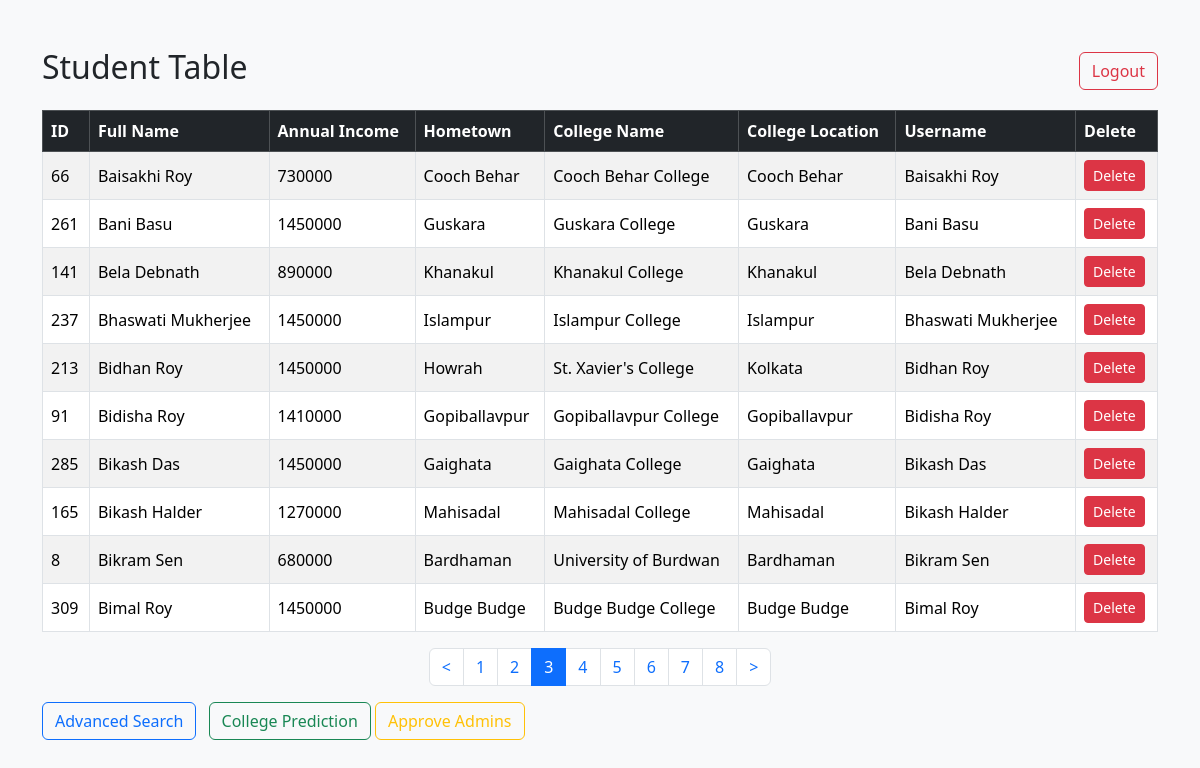
/admin/dashboard?page=3 (signed in), run on the app's committed database.
### tables this page shows
CREATE TABLE profiles (
            user_id INTEGER PRIMARY KEY,
            full_name TEXT,
            annual_income INTEGER,
            hometown TEXT,
            college_name TEXT,
            college_location TEXT,
            FOREIGN KEY(user_id) REFERENCES users(id)
        );

CREATE TABLE users (
            id INTEGER PRIMARY KEY AUTOINCREMENT,
            username TEXT UNIQUE NOT NULL,
            password TEXT NOT NULL,
            role TEXT NOT NULL
        , approved INTEGER DEFAULT 1);

### app.py (the view)
@app.route('/admin/dashboard')
@login_required
def admin_dashboard():
    if getattr(current_user, 'role', None) != 'admin':
        return redirect(url_for('admin_login'))
    page = request.args.get('page', 1, type=int)
    per_page = 10
    conn = sqlite3.connect('database.db')
    c = conn.cursor()
    c.execute("SELECT COUNT(*) FROM profiles")
    total = c.fetchone()[0]
    c.execute('''SELECT profiles.*, users.username
                 FROM profiles JOIN users ON profiles.user_id = users.id
                 LIMIT ? OFFSET ?''', (per_page, (page-1)*per_page))
    students = c.fetchall()
    conn.close()
    total_pages = ceil(total/per_page) if total else 1
    pagination_window = get_pagination_window(page, total_pages, window=8)
    return render_template('admin_dashboard.html',
                           students=students,
                           total_pages=total_pages,
                           current_page=page,
                           pagination_window=pagination_window)

### app.py (called while the page is built)
def get_pagination_window(current_page, total_pages, window=8):
    half = window // 2
    if total_pages <= window:
        return list(range(1, total_pages + 1))
    elif current_page <= half:
        return list(range(1, window + 1))
    elif current_page >= total_pages - half:
        return list(range(total_pages - window + 1, total_pages + 1))
    else:
        return list(range(current_page - half + 1, current_page + half + 1))

@login_manager.user_loader
def user_loader(username):
    conn = sqlite3.connect('database.db')
    c = conn.cursor()
    c.execute("SELECT * FROM users WHERE username = ?", (username,))
    user_data = c.fetchone()
    if not user_data:
        return None
    user = User()
    user.id = username
    user.role = user_data[3]
    return user

### templates/admin_dashboard.html (shortened to what this page needs)
<!DOCTYPE html>
<html>
<head>
  <link href="https://cdn.jsdelivr.net/npm/bootstrap@5.3.2/dist/css/bootstrap.min.css" rel="stylesheet">
</head>
<body class="bg-light">
<div class="container mt-5">
  <div class="d-flex justify-content-between align-items-center mb-3">
    <h2>Student Table</h2>
    <a class="btn btn-outline-danger" href="{{ url_for('logout') }}">Logout</a>
  </div>
  <div class="table-responsive">
    <table class="table table-striped table-bordered align-middle">
      <thead class="table-dark">
        <tr>
          <th>ID</th>
          <th>Full Name</th>
          <th>Annual Income</th>
          <th>Hometown</th>
          <th>College Name</th>
          <th>College Location</th>
          <th>Username</th>
          <th>Delete</th>
        </tr>
      </thead>
      <tbody>
        {% for s in students %}
        <tr>
          <td>{{ s[0] }}</td>
          <td>{{ s[1] }}</td>
          <td>{{ s[2] }}</td>
          <td>{{ s[3] }}</td>
          <td>{{ s[4] }}</td>
          <td>{{ s[5] }}</td>
          <td>{{ s[6] }}</td>
          <td>
            <a class="btn btn-sm btn-danger" href="{{ url_for('admin_delete', user_id=s[0]) }}">Delete</a>
          </td>
        </tr>
        {% endfor %}
      </tbody>
    </table>
  </div>
  {% include 'pagination.html' %}
  <div class="mt-3">
    <a class="btn btn-outline-primary me-2" href="{{ url_for('admin_search') }}">Advanced Search</a>
    <a class="btn btn-outline-success" href="{{ url_for('admin_predict') }}">College Prediction</a>
    <a class="btn btn-outline-warning" href="{{ url_for('admin_approve') }}">Approve Admins</a>
  </div>
</div>
</body>
</html>

### data on the page
profiles: user_id "66", full_name "Baisakhi Roy", annual_income "730000", hometown "Cooch Behar", college_name "Cooch Behar College", college_location "Cooch Behar", username "Baisakhi Roy"
profiles: user_id "261", full_name "Bani Basu", annual_income "1450000", hometown "Guskara", college_name "Guskara College", college_location "Guskara", username "Bani Basu"
profiles: user_id "141", full_name "Bela Debnath", annual_income "890000", hometown "Khanakul", college_name "Khanakul College", college_location "Khanakul", username "Bela Debnath"
profiles: user_id "237", full_name "Bhaswati Mukherjee", annual_income "1450000", hometown "Islampur", college_name "Islampur College", college_location "Islampur", username "Bhaswati Mukherjee"
profiles: user_id "213", full_name "Bidhan Roy", annual_income "1450000", hometown "Howrah", college_name "St. Xavier's College", college_location "Kolkata", username "Bidhan Roy"
profiles: user_id "91", full_name "Bidisha Roy", annual_income "1410000", hometown "Gopiballavpur", college_name "Gopiballavpur College", college_location "Gopiballavpur", username "Bidisha Roy"
profiles: user_id "285", full_name "Bikash Das", annual_income "1450000", hometown "Gaighata", college_name "Gaighata College", college_location "Gaighata", username "Bikash Das"
profiles: user_id "165", full_name "Bikash Halder", annual_income "1270000", hometown "Mahisadal", college_name "Mahisadal College", college_location "Mahisadal", username "Bikash Halder"
profiles: user_id "8", full_name "Bikram Sen", annual_income "680000", hometown "Bardhaman", college_name "University of Burdwan", college_location "Bardhaman", username "Bikram Sen"
profiles: user_id "309", full_name "Bimal Roy", annual_income "1450000", hometown "Budge Budge", college_name "Budge Budge College", college_location "Budge Budge", username "Bimal Roy"

### other printed values
{{ p }} "1" "2" "3" "4" "5" "6" "7" "8"
